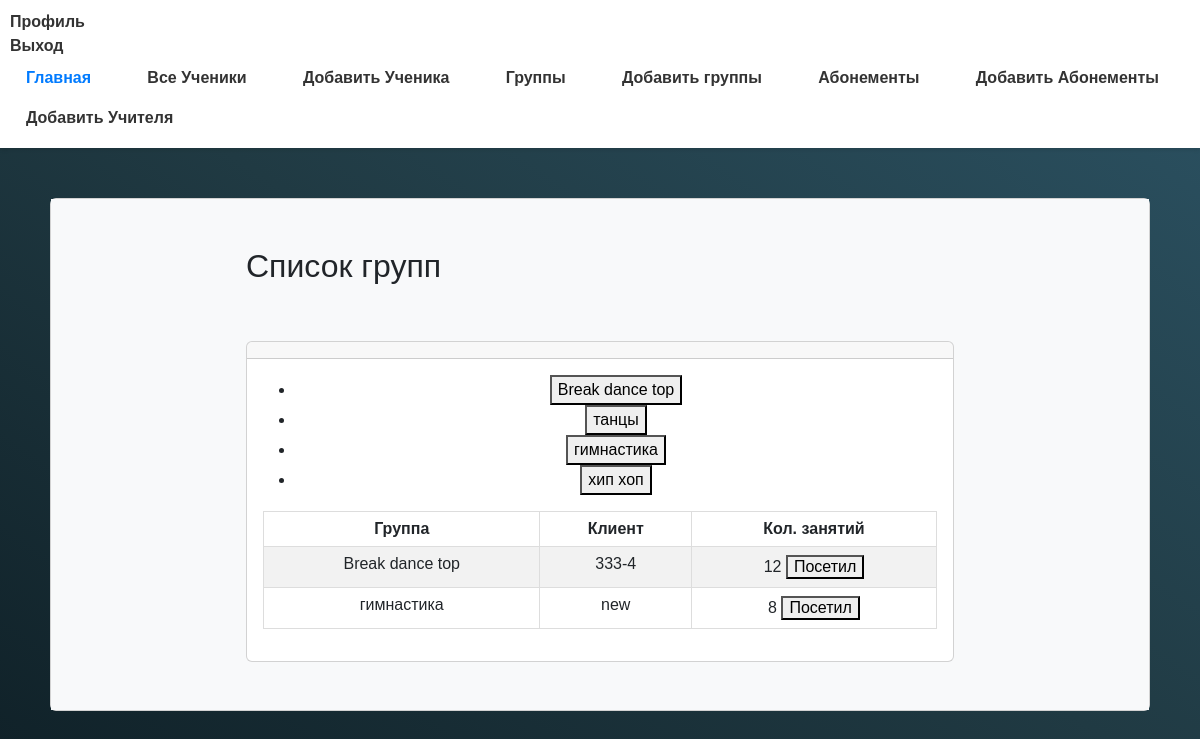
Before: / (signed in) with the older database file.
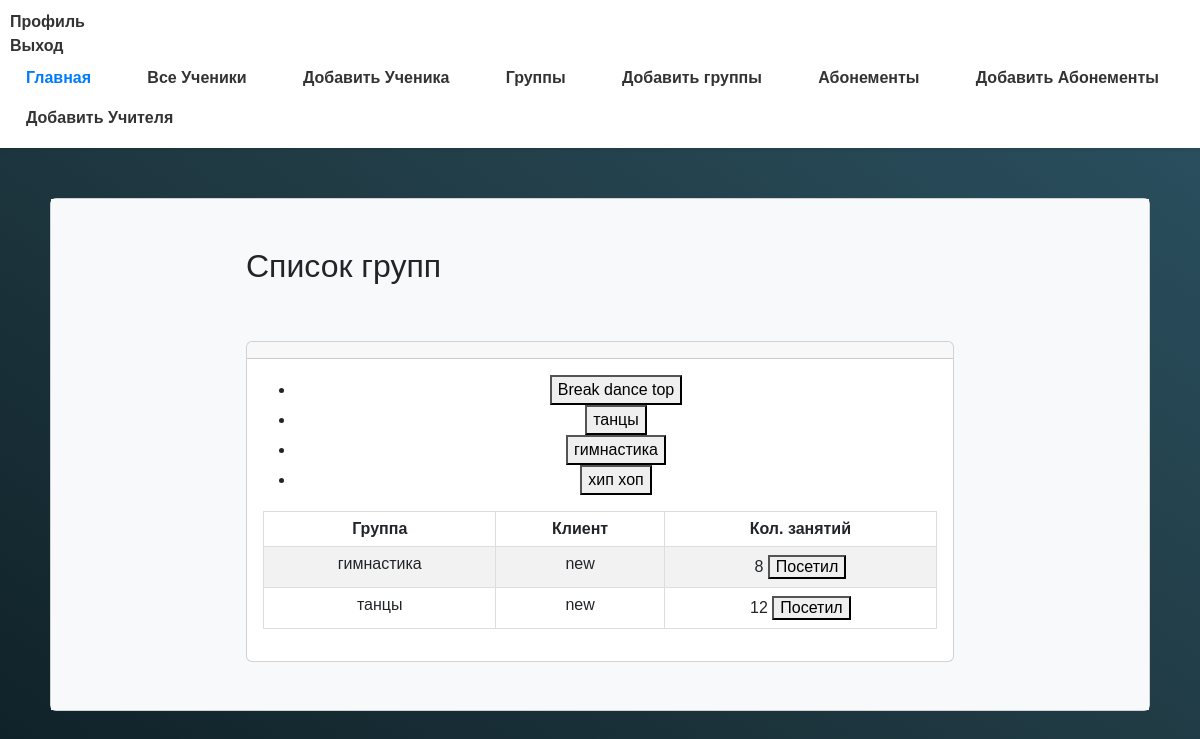
After: the same page with the newer database file.
### myapp/models.py (models this page shows)
class Group(models.Model):
    name = models.CharField(max_length=255)
    coach = models.ForeignKey('Coach', on_delete=models.CASCADE)
    description = models.TextField()
    students = models.ManyToManyField(Client, related_name='group_students')

class Subscription(models.Model):
    group = models.ForeignKey(Group, on_delete=models.CASCADE)
    client = models.ForeignKey(Client, on_delete=models.CASCADE)
    coach = models.ForeignKey(Coach, on_delete=models.CASCADE)
    lessons_count = models.IntegerField()
    attendance = models.BooleanField(default=False)
    comment = models.TextField(blank=True, null=True)

class Client(models.Model):
    full_name = models.CharField(max_length=255)
    birth_date = models.DateField()
    phone_number = models.CharField(max_length=20)
    parent_name = models.CharField(max_length=255)
    group_obj = models.ForeignKey('Group', on_delete=models.CASCADE, null=True, blank=True)
    date_joined = models.DateField()

### myapp/views.py (the view)
# urls.py: path('', views.home, name='home'),
@login_required
def home(request):
    groups = Group.objects.all()
    subscriptions = Subscription.objects.all()
    markedAttendance = MarkedAttendance.objects.all()
    return render(request, 'index.html', {'groups': groups, 'subscriptions': subscriptions, 'markedAttendance': markedAttendance})

### myapp/templates/index.html (shortened to what this page needs)
{% extends 'base.html' %}
{% block content %}
<div class="container">
    <div class="card">
        <div class="container-fluid py-5 bg-light">
            <div class="row justify-content-center">
                <div class="col-md-8">
                    <div class="d-flex justify-content-between align-items-center mb-4">
                        <h2>Список групп</h2>
                    </div>
                    <div class="card mt-5">
                        <div class="card-header">{{ title }}</div>
                        <div class="card-body">
                            <div class="group-list">
                                <ul>
                                    {% for group in groups %}
                                    <li>
                                        <button class="group-button" data-group-name="{{ group.name }}">{{ group.name }}
                                        </button>
                                    </li>
                                    {% empty %}
                                    <li>No groups available.</li>
                                    {% endfor %}
                                </ul>
                            </div>
                            <table class="table table-striped mt-3" id="client-table">
                                <thead>
                                <tr>
                                    <th>Группа</th>
                                    <th>Клиент</th>
                                    <th>Кол. занятий</th>
                                </tr>
                                </thead>
                                <tbody>
                                {% for subscription in subscriptions %}
                                <tr class="client-row" data-group-name="{{ subscription.group.name }}">
                                    <td>{{ subscription.group.name }}</td>
                                    <td>{{ subscription.client.full_name }}</td>
                                    <td>
                                        <span>{{ subscription.lessons_count }}</span>
                                        <button class="attendance-button" data-subscription-id="{{ subscription.id }}">
                                            Посетил
                                        </button>
                                    </td>
                                </tr>
                                {% empty %}
                                <tr>
                                    <td colspan="3">No subscriptions available.</td>
                                </tr>
                                {% endfor %}
                                </tbody>
                            </table>
                        </div>
                    </div>
                </div>
            </div>
        </div>
    </div>
    {% endblock %}

Changed rows visible on the page:
removed Subscription: group.name "Break dance top", client.full_name "333-4", lessons_count "12"
added Subscription: group.name "танцы", client.full_name "new", lessons_count "12"
